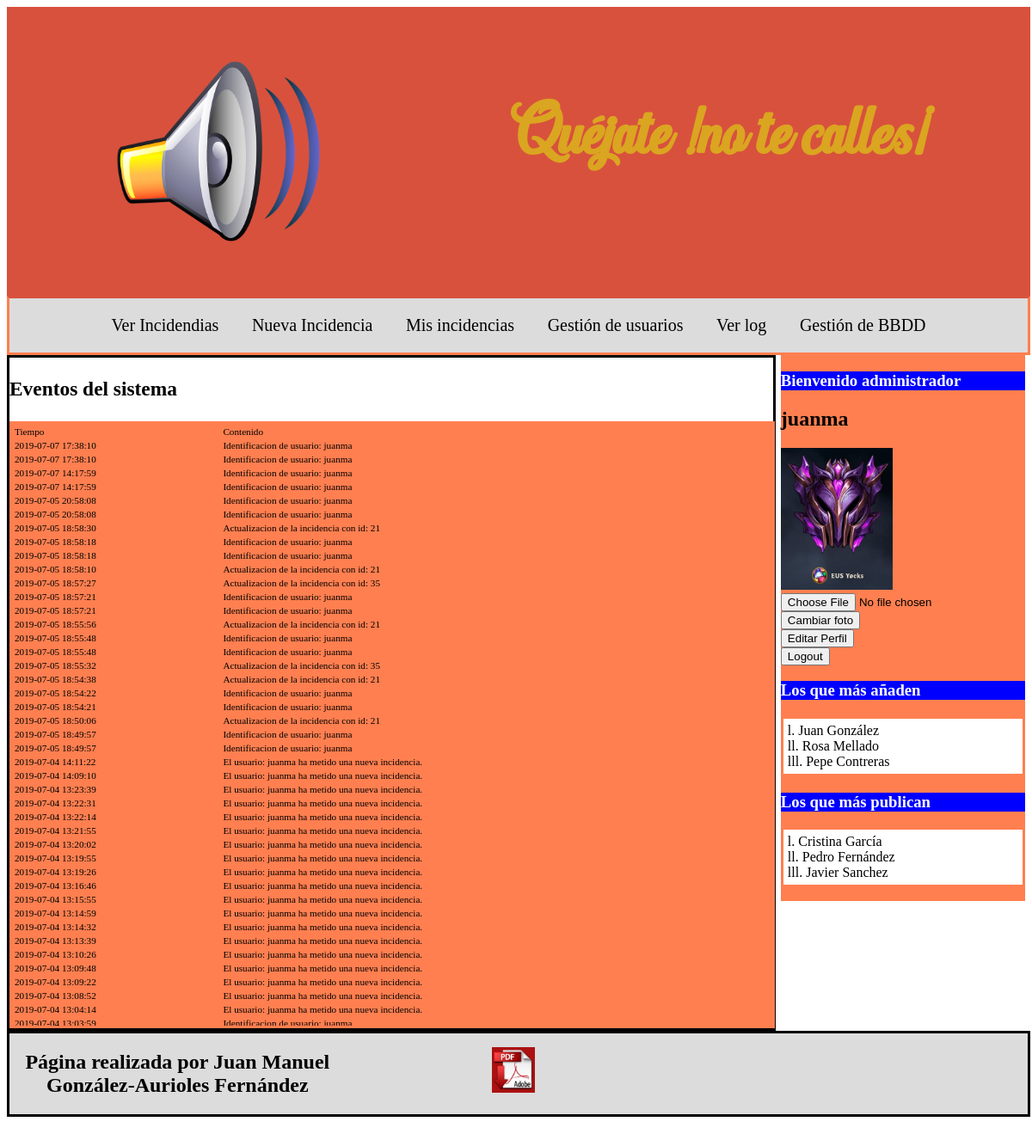
/index.php?seccion=log (signed in), run on the app's committed database.
### tables this page shows
CREATE TABLE `log` (
  `tiempo` datetime NOT NULL,
  `contenido` text NOT NULL
);

### controller/usuarios_controlador.php (called while the page is built, shortened)
<?php
    require_once ("main.php");
?>

### index.php (called while the page is built, shortened)
<?php
    require_once ("bd/conexion.php");
    require ("controller/usuarios_controlador.php");
?>

### bd/conexion.php (called while the page is built, shortened)
<?php
    class Conectar{
        public static function conexion(){
            $username = "juanmagaf1819";
            $password = "kkulgwAf";
            $servername = "localhost";
            $dbname = "juanmagaf1819";
            $conn = new mysqli($servername, $username, $password, $dbname);
            return $conn;
        }
    }
?>

### model/log_modelo.php (called while the page is built, shortened)
<?php
    class Log_modelo{
        private $db;
        private $log;
        public function __construct(){
            $this->db=Conectar::conexion();
            $this->log=array();
        }
        public function getLog(){
            $consulta=$this->db->query("SELECT * FROM log ORDER BY tiempo DESC;");
            while($filas=$consulta->fetch_assoc()){
                $this->log[]=$filas;
            }
            return $this->log;
        }
    }
?>

### view/log.php (the view)
<main>
    <h3>Eventos del sistema</h3>
    <article>
        <section id="scroll">
        <table id ="log">
            <tr>
                <th>Tiempo </th>
                <th>Contenido</th>
            </tr>
            <?php
            foreach($datoslog as $log) {
                echo '
                <tr>
                    <th>'.$log["tiempo"].'</th>
                    <th>'.$log["contenido"].'</th>
                </tr>
                ';
            }
            ?>
            </table>
        </section>
    </article>
</main>

### css/Css.css (style rules this page uses)
table th { font-weight: normal; font-size: 100%; }
table tr { float: center; }
table { width: 100%; }
#log { font-size: 70%; }
#scroll { width: 100%; height: 700px; overflow: auto; }
article { float: left; text-align: left; font-size: 80%; background-color:coral; width: 99.5%; border-style: solid; border-color: coral; display: block; }
main { float: left; text-align: left; font-size: 125%; width: 75%; display: inline-block; border-color: black; border-style: solid; }

### data on the page
log: tiempo "2019-07-07 17:38:10", contenido "Identificacion de usuario: juanma"
log: tiempo "2019-07-07 17:38:10", contenido "Identificacion de usuario: juanma"
log: tiempo "2019-07-07 14:17:59", contenido "Identificacion de usuario: juanma"
log: tiempo "2019-07-07 14:17:59", contenido "Identificacion de usuario: juanma"
log: tiempo "2019-07-05 20:58:08", contenido "Identificacion de usuario: juanma"
log: tiempo "2019-07-05 20:58:08", contenido "Identificacion de usuario: juanma"
log: tiempo "2019-07-05 18:58:30", contenido "Actualizacion de la incidencia con id: 21"
log: tiempo "2019-07-05 18:58:18", contenido "Identificacion de usuario: juanma"
log: tiempo "2019-07-05 18:58:18", contenido "Identificacion de usuario: juanma"
log: tiempo "2019-07-05 18:58:10", contenido "Actualizacion de la incidencia con id: 21"
log: tiempo "2019-07-05 18:57:27", contenido "Actualizacion de la incidencia con id: 35"
log: tiempo "2019-07-05 18:57:21", contenido "Identificacion de usuario: juanma"
log: tiempo "2019-07-05 18:57:21", contenido "Identificacion de usuario: juanma"
log: tiempo "2019-07-05 18:55:56", contenido "Actualizacion de la incidencia con id: 21"
log: tiempo "2019-07-05 18:55:48", contenido "Identificacion de usuario: juanma"
log: tiempo "2019-07-05 18:55:48", contenido "Identificacion de usuario: juanma"
log: tiempo "2019-07-05 18:55:32", contenido "Actualizacion de la incidencia con id: 35"
log: tiempo "2019-07-05 18:54:38", contenido "Actualizacion de la incidencia con id: 21"
log: tiempo "2019-07-05 18:54:22", contenido "Identificacion de usuario: juanma"
log: tiempo "2019-07-05 18:54:21", contenido "Identificacion de usuario: juanma"
log: tiempo "2019-07-05 18:50:06", contenido "Actualizacion de la incidencia con id: 21"
log: tiempo "2019-07-05 18:49:57", contenido "Identificacion de usuario: juanma"
log: tiempo "2019-07-05 18:49:57", contenido "Identificacion de usuario: juanma"
log: tiempo "2019-07-04 14:11:22", contenido "El usuario: juanma ha metido una nueva incidencia."
log: tiempo "2019-07-04 14:09:10", contenido "El usuario: juanma ha metido una nueva incidencia."
log: tiempo "2019-07-04 13:23:39", contenido "El usuario: juanma ha metido una nueva incidencia."
log: tiempo "2019-07-04 13:22:31", contenido "El usuario: juanma ha metido una nueva incidencia."
log: tiempo "2019-07-04 13:22:14", contenido "El usuario: juanma ha metido una nueva incidencia."
log: tiempo "2019-07-04 13:21:55", contenido "El usuario: juanma ha metido una nueva incidencia."
log: tiempo "2019-07-04 13:20:02", contenido "El usuario: juanma ha metido una nueva incidencia."
log: tiempo "2019-07-04 13:19:55", contenido "El usuario: juanma ha metido una nueva incidencia."
log: tiempo "2019-07-04 13:19:26", contenido "El usuario: juanma ha metido una nueva incidencia."
log: tiempo "2019-07-04 13:16:46", contenido "El usuario: juanma ha metido una nueva incidencia."
log: tiempo "2019-07-04 13:15:55", contenido "El usuario: juanma ha metido una nueva incidencia."
log: tiempo "2019-07-04 13:14:59", contenido "El usuario: juanma ha metido una nueva incidencia."
log: tiempo "2019-07-04 13:14:32", contenido "El usuario: juanma ha metido una nueva incidencia."
log: tiempo "2019-07-04 13:13:39", contenido "El usuario: juanma ha metido una nueva incidencia."
log: tiempo "2019-07-04 13:10:26", contenido "El usuario: juanma ha metido una nueva incidencia."
log: tiempo "2019-07-04 13:09:48", contenido "El usuario: juanma ha metido una nueva incidencia."
log: tiempo "2019-07-04 13:09:22", contenido "El usuario: juanma ha metido una nueva incidencia."
log: tiempo "2019-07-04 13:08:52", contenido "El usuario: juanma ha metido una nueva incidencia."
log: tiempo "2019-07-04 13:04:14", contenido "El usuario: juanma ha metido una nueva incidencia."
log: tiempo "2019-07-04 13:03:59", contenido "Identificacion de usuario: juanma"

### other printed values
$_SESSION['rol'] "administrador"
$_SESSION["datos"][1] "juanma"
